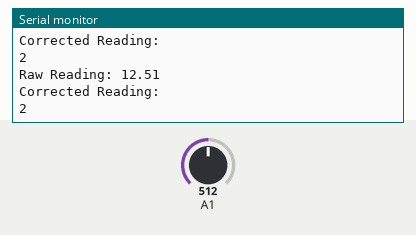
Bench run of a sketch on a simulated Arduino Uno, built with avr-gcc and run on an emulated ATmega328P. Shown: the last lines printed to the serial monitor. The test bench sets the inputs (shaded band); at power-on: A1 = 512.

Above: at 1.8 s.
1.9 s: A1 set to 716
At 2.8 s:
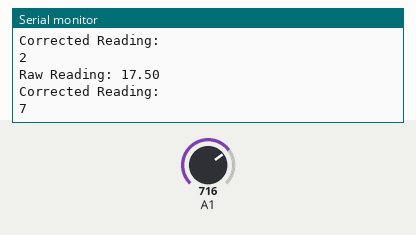
3.4 s: A1 set to 900
At 4.8 s:
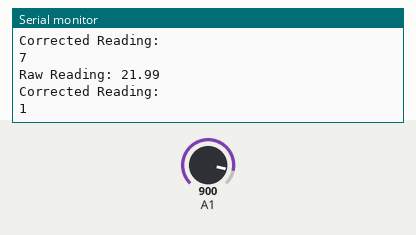
Timing chart, 0 to 6.4 s (numbered marks = the images above; inputs shaded):
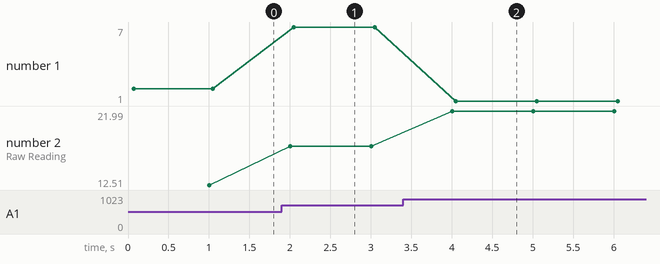

Measured:
- after the input at 1.9 s, the serial monitor: prints a new line after 0.11 s (image 1)
- after the input at 3.4 s, the serial monitor: prints a new line after 0.61 s (image 2)
- plotted number 1: 2 → 7 after the input at 1.9 s, 7 → 1 after the input at 3.4 s
- plotted number 2: 12.51 → 17.5 after the input at 1.9 s, 17.5 → 21.99 after the input at 3.4 s

The sketch:

voltage_detection_sensor.ino
```cpp
//Voltage Detection module code
//http://www.ebay.com/itm/161758492882?_trksid=p2060353.m2749.l2649&ssPageName=STRK%3AMEBIDX%3AIT

//Improved verson of voltage sensor updated by LeRoy Miller Aug 2015
//This version Displays the raw reading (float) and than a corrected reading
//that can be used as a rough guess of voltage.

//Wire Library and LED were not used so they have been removed

int val11;
int val2;

void setup()
{

Serial.begin(9600);
Serial.println("Emartee.Com");
Serial.println("Voltage: ");
Serial.print("V");
}
void loop()
{
float temp;
val11=analogRead(1);
temp=(val11/4.092)/10;
val11=(int)temp * 10;//
val2=((val11%100)/10);
Serial.print("Raw Reading: ");
Serial.println(temp);
Serial.println("Corrected Reading: ");
Serial.println(val2);
delay(1000);
}
```
